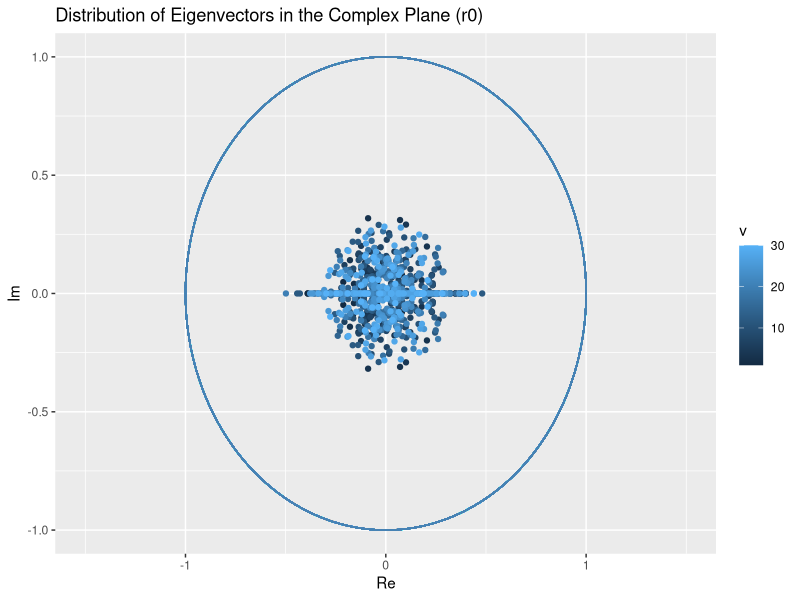
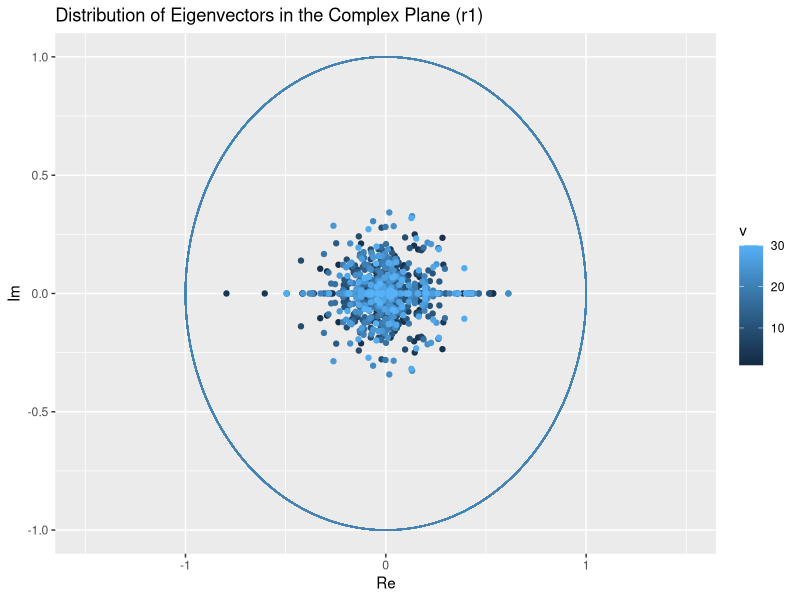
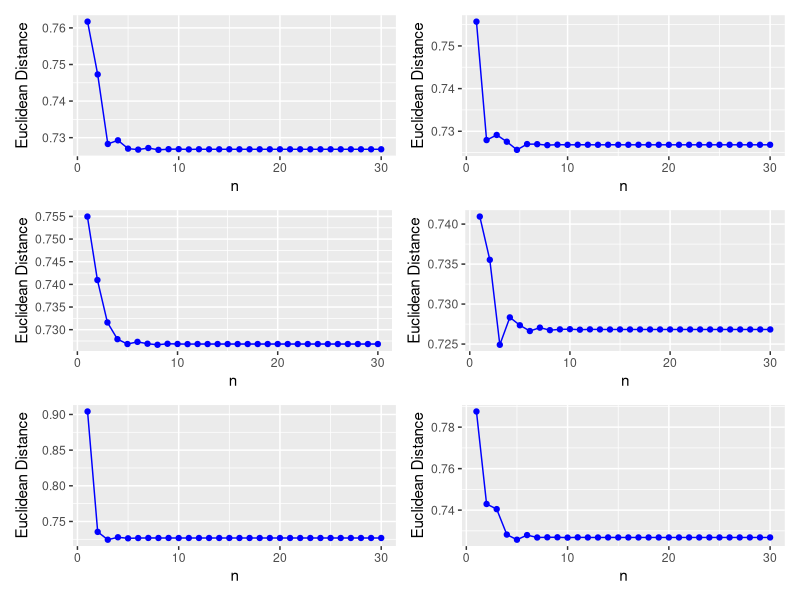
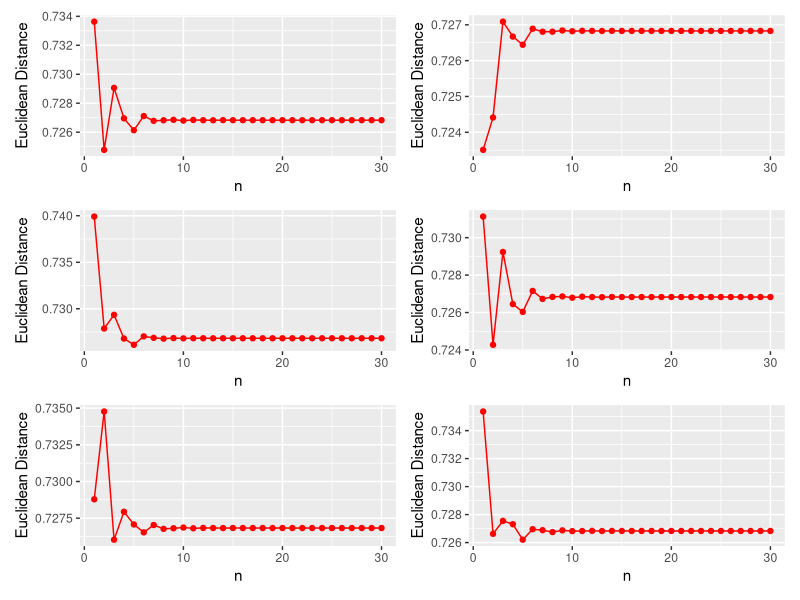

Source code (R) for these figures, in order:
## ---- chunk 1
knitr::opts_chunk$set(echo = TRUE, eval = TRUE, fig.align = "center", 
                      message = FALSE, warning = FALSE)
library(tidyverse)
library(knitr)
library(patchwork)
library(ggfortify)
library(matrixcalc)
col_str <- "blue"
## ---- chunk 2
# generates rows of size P which are valid probability distributions
r0 <- function(M){
  prob <- runif(M,0,1)
  prob/sum(prob) # return normalized random row vector
}

r1 <- function(M){
  prob <- runif(M,0,1)
  num_zeros <- sample(1:(M-1),1)
  choices <- sample(1:M, num_zeros)
  prob[choices] <- 0
  prob/sum(prob) # return normalized random row vector
}
## ---- chunk 3
# initialize random P
rand_M <- function(M,row_fxn){
  P <- matrix(rep(NA, M * M), ncol = M)  # create transition matrix
  for(i in 1:M){P[i,] = row_fxn(M)}
  P
}
## ---- chunk 4
complex_df <- function(eigenvectors){
  cols <- 3 # set 3 to hold (re,im) pair and whose row it belongs to
  complex <- matrix(rep(NA,cols*M*M), ncol = cols)
  colnames(complex) <- c("Re","Im","v")
  for(i in 1:M){
    for(j in 1:M){
      curr <- eigenvectors[i,j]
      complex[M*(i-1) + j, ] <- c(Re(curr),Im(curr),i) 
    }
  }
  complex
}
## ---- chunk 5
M <- 30 # number of states
P <- rand_M(M,r0) # initialize P 
eigen_vecs <- data.frame(eigen(P)[2])
complex <- complex_df(eigen_vecs)
## ---- chunk 6
r <- 1
ep <- 0.5
ggplot(complex) + 
  geom_point(aes(x = Re, y = Im, color = v)) + 
  labs(x = "Re", y = "Im", title = "Distribution of Eigenvectors in the Complex Plane (r0)") +
  xlim(-(r+ep),r+ep) + ylim(-r,r) +
  ggforce::geom_circle(aes(x0=0,y0=0,r=r), color = "steelblue")
## ---- chunk 7
M <- 30 # number of states
P <- rand_M(M,r1) # initialize P 
eigen_vecs <- data.frame(eigen(P)[2])
complex <- complex_df(eigen_vecs)
## ---- chunk 8
r <- 1
ep <- 0.5
ggplot(complex) + 
  geom_point(aes(x = Re, y = Im, color = v)) + 
  labs(x = "Re", y = "Im", title = "Distribution of Eigenvectors in the Complex Plane (r1)") +
  xlim(-(r+ep),r+ep) + ylim(-r,r) +
  ggforce::geom_circle(aes(x0=0,y0=0,r=r), color = "steelblue")
## ---- chunk 9
set.seed(23)
M <- 12 
P <- rand_M(M,r1)
eigen_vecs <- data.frame(eigen(P)[2])
st <- eigen_vecs[1,1] # choose reference vector to find distance from
it <- 30 # number of iterations of transition matrix
## ---- chunk 10
evolve <- function(pi){
  # simulate and record evolution of pi
  vals <- matrix(rep(NA, (M+1) * it), ncol = (M+1))
  # rename the columns
  str_vec <- rep(NA, M)
  for(i in 1:M){str_vec[i] = paste("x",i,sep="")}
  colnames(vals) <- c("n",str_vec)
  # evolve pi 
  for(i in 1:it){
    vals[i, ] = c(i, pi %*% matrix.power(P,i))
  }
  #store the values in a dataframe
  vals_ <- data.frame(vals) # store indices as base df in case they are needed
  vals <- subset(vals_, select = -c(n))
  vals
}
## ---- chunk 11
distance <- function(pi,ref_dist){
  #plot difference from a reference/stationary distribution
  diff <- rbind(evolve(pi),ref_dist)
  dist_vec <- rep(0, it)
  for(i in 1:it){
    curr_dist <- stats::dist(diff[c(i,it+1),], method = "euclidean")
    dist_vec[i] <- curr_dist
  }
  data.frame(dist_vec)
}
plot_d <- function(init,ref){
  dist_vec <- distance(init,ref)
  dist_plot <- ggplot(dist_vec, mapping = aes(x = 1:it, y = dist_vec)) + 
    geom_point(color = col_str) + geom_line(color = col_str) +
    labs(x = "n", y = "Euclidean Distance")
  dist_plot
}
## ---- chunk 12
p1 <- plot_d(r1(M),st)
p2 <- plot_d(r1(M),st)
p3 <- plot_d(r1(M),st)
p4 <- plot_d(r1(M),st)
p5 <- plot_d(r1(M),st)
p6 <- plot_d(r1(M),st)
(p1+p2)/(p3+p4)/(p5+p6)
## ---- chunk 13
col_str <- "red"
plot_d <- function(init,ref){
  dist_vec <- distance(init,ref)
  dist_plot <- ggplot(dist_vec, mapping = aes(x = 1:it, y = dist_vec)) + 
    geom_point(color = col_str) + geom_line(color = col_str) +
    labs(x = "n", y = "Euclidean Distance")
  dist_plot
}
## ---- chunk 14
p1 <- plot_d(r0(M),st)
p2 <- plot_d(r0(M),st)
p3 <- plot_d(r0(M),st)
p4 <- plot_d(r0(M),st)
p5 <- plot_d(r0(M),st)
p6 <- plot_d(r0(M),st)

(p1+p2)/(p3+p4)/(p5+p6)
